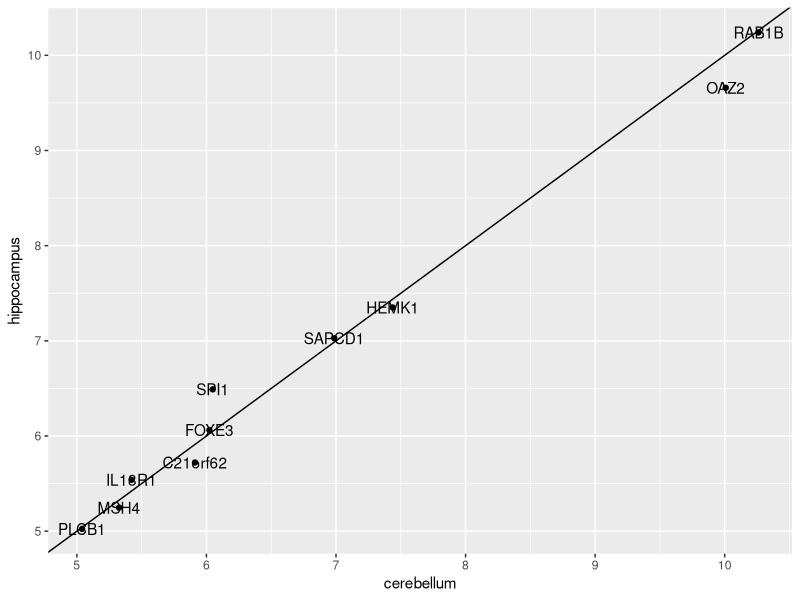
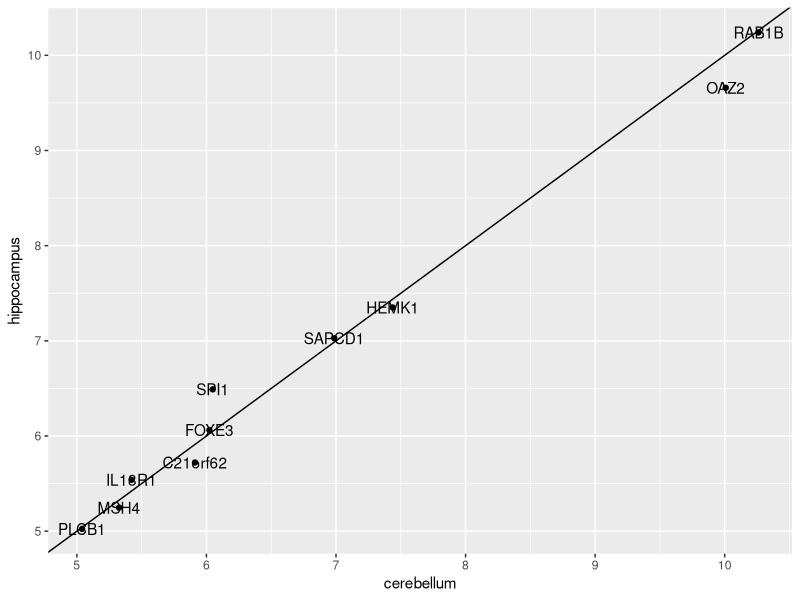
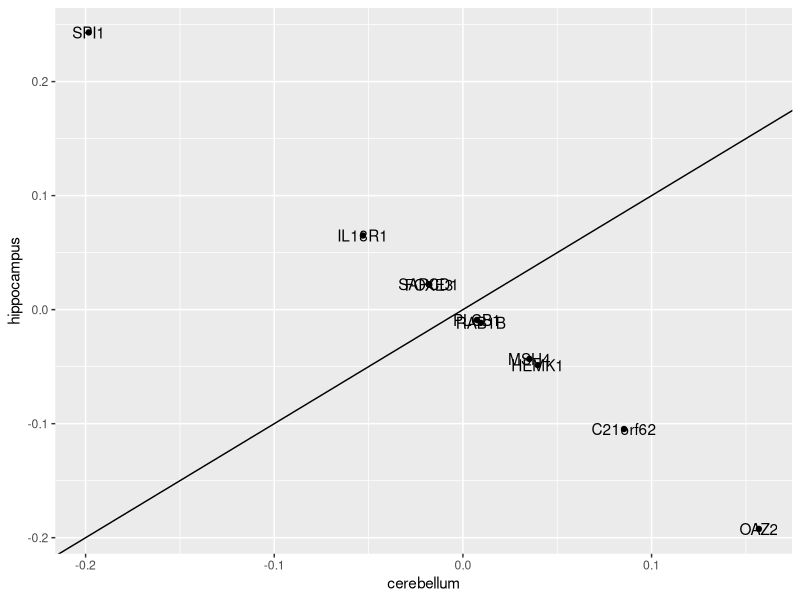

Reproduce these figures in R, in order.

library(dslabs)
library(caret)
library(tidyverse)
data("tissue_gene_expression")

# LDA
# set.seed(1993) #if using R 3.5 or earlier
set.seed(1993, sample.kind="Rounding") # if using R 3.6 or later
ind <- which(tissue_gene_expression$y %in% c("cerebellum", "hippocampus"))
y <- droplevels(tissue_gene_expression$y[ind])
x <- tissue_gene_expression$x[ind, ]
x <- x[, sample(ncol(x), 10)]

fit_lda <- train(x, y, method = "lda")
fit_lda$results["Accuracy"]

t(fit_lda$finalModel$means) %>% data.frame() %>%
  mutate(predictor_name = rownames(.)) %>%
  ggplot(aes(cerebellum, hippocampus, label = predictor_name)) +
  geom_point() +
  geom_text() +
  geom_abline()

# QDA
library(dslabs)      
library(caret)
data("tissue_gene_expression")

set.seed(1993) #set.seed(1993, sample.kind="Rounding") if using R 3.6 or later
ind <- which(tissue_gene_expression$y %in% c("cerebellum", "hippocampus"))
y <- droplevels(tissue_gene_expression$y[ind])
x <- tissue_gene_expression$x[ind, ]
x <- x[, sample(ncol(x), 10)]

fit_qda <- train(x, y, method="qda")
fit_qda$results["Accuracy"]
t(fit_qda$finalModel$means) %>% data.frame() %>%
  mutate(predictor_name = rownames(.)) %>%
  ggplot(aes(cerebellum, hippocampus, label = predictor_name)) +
  geom_point() +
  geom_text() +
  geom_abline()

# scaling with preprocess
fit_lda <- train(x, y, method = "lda", preProcess = "center")
t(fit_lda$finalModel$means) %>% data.frame() %>%
  mutate(predictor_name = rownames(.)) %>%
  ggplot(aes(cerebellum, hippocampus, label = predictor_name)) +
  geom_point() +
  geom_text() +
  geom_abline()

#using all genes
library(dslabs)      
library(caret)
data("tissue_gene_expression")

# set.seed(1993) # if using R 3.5 or earlier
set.seed(1993, sample.kind="Rounding") # if using R 3.6 or later
y <- tissue_gene_expression$y
x <- tissue_gene_expression$x
x <- x[, sample(ncol(x), 10)]
fit_lda <- train(x, y, method = "lda")
fit_lda$results["Accuracy"]
